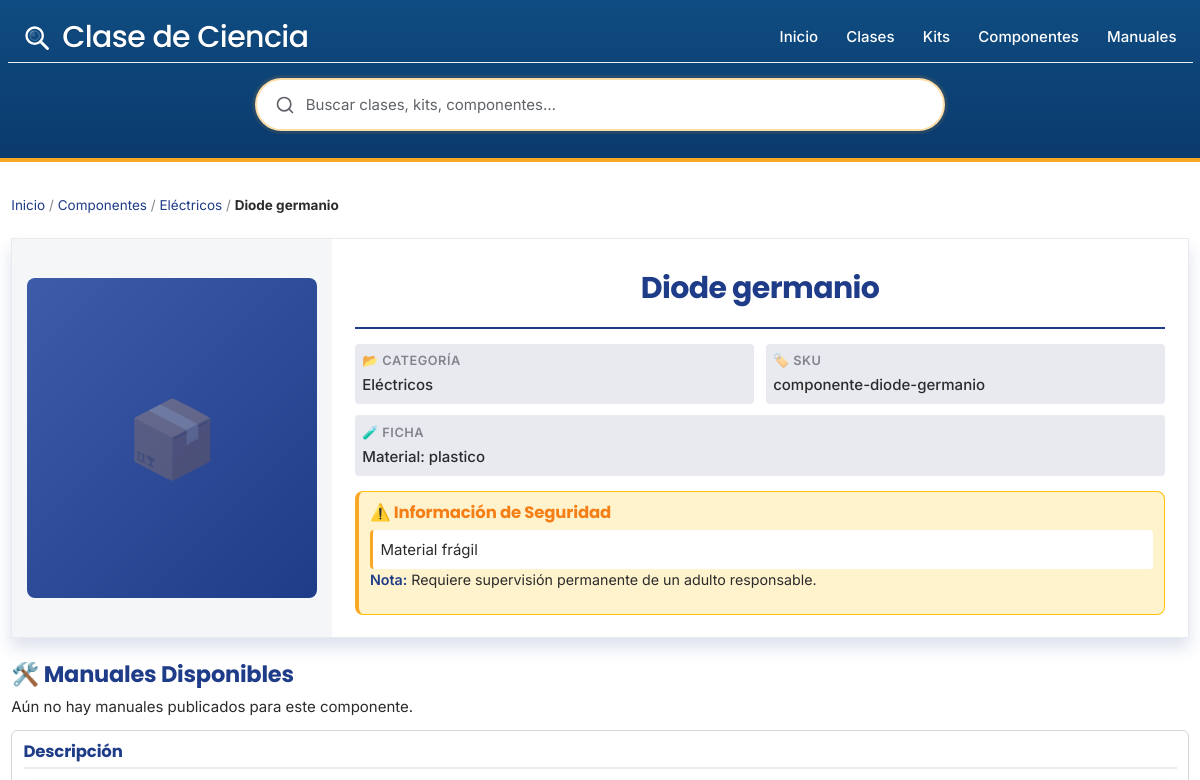
Page /componente-diode-germanio (upper part) on the earlier database version.
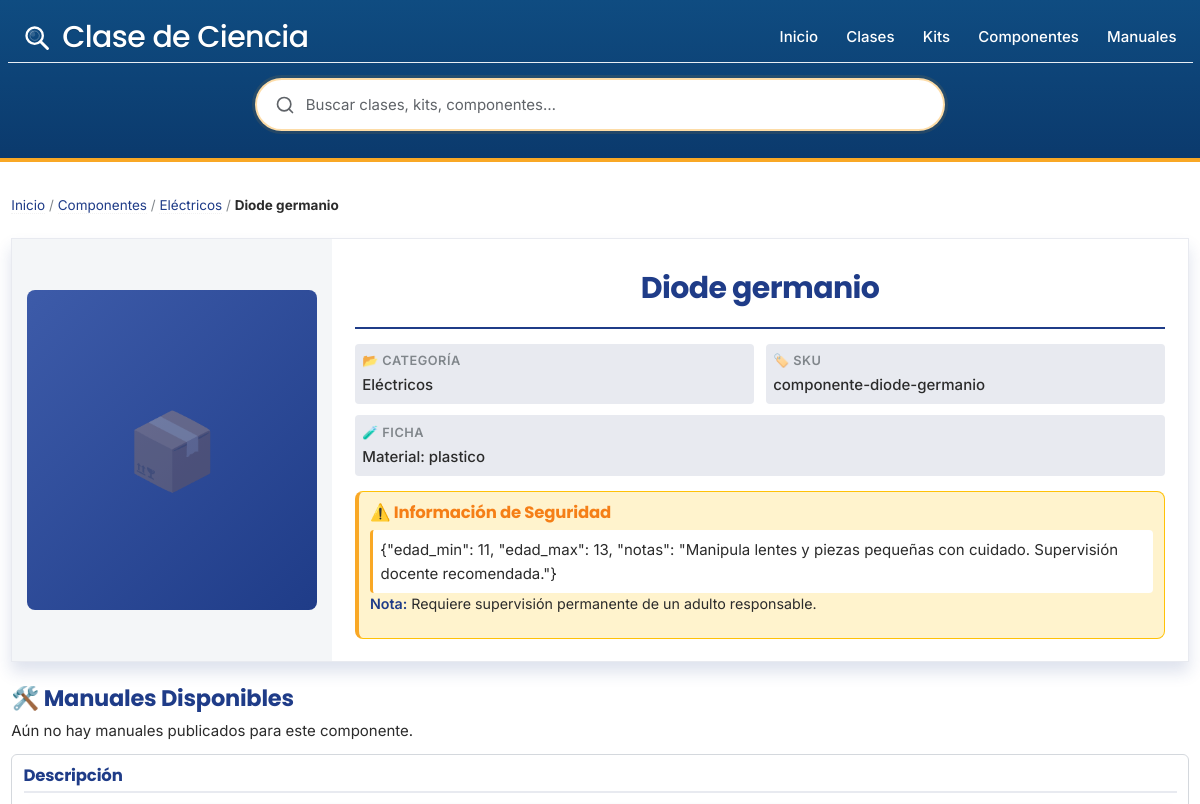
Same page on the later database version.
### tables this page shows
CREATE TABLE `kit_items` (
  `id` int(11) NOT NULL,
  `nombre_comun` varchar(160) NOT NULL,
  `slug` varchar(191) DEFAULT NULL,
  `categoria_id` int(11) DEFAULT NULL,
  `advertencias_seguridad` longtext DEFAULT NULL CHECK (json_valid(`advertencias_seguridad`)),
  `descripcion_html` mediumtext DEFAULT NULL COMMENT 'Descripción en HTML del componente',
  `foto_url` varchar(255) DEFAULT NULL COMMENT 'URL de imagen representativa',
  `unidad` varchar(32) DEFAULT NULL,
  `sku` varchar(64) DEFAULT NULL
);

CREATE TABLE `categorias_items` (
  `id` int(11) NOT NULL,
  `nombre` varchar(120) NOT NULL,
  `slug` varchar(120) NOT NULL
);

### includes/materials-functions.php (called while the page is built, shortened)
<?php
function get_material_by_slug($pdo, $slug) {
    $sql = "SELECT
                m.id,
                m.slug AS slug,
                m.nombre_comun AS common_name,
                m.advertencias_seguridad AS description,
                m.descripcion_html AS descripcion_html,
                m.foto_url AS foto_url,
                m.categoria_id,
                cm.nombre AS category_name, cm.slug AS category_slug
            FROM kit_items m
            LEFT JOIN categorias_items cm ON m.categoria_id = cm.id
            WHERE m.slug = ?";
    $stmt = $pdo->prepare($sql);
    $stmt->execute([$slug]);
    $material = $stmt->fetch(PDO::FETCH_ASSOC);
    $material['other_names_array'] = $material['other_names_array'] ?? [];
    $material['specifications_array'] = $material['specifications_array'] ?? [];
    $material['gallery_images_array'] = $material['gallery_images_array'] ?? [];
    $material['used_in_articles'] = $material['used_in_articles'] ?? [];
    return $material;
}

### includes/functions.php (called while the page is built, shortened)
<?php
function h($string) {
    return htmlspecialchars((string)$string, ENT_QUOTES, 'UTF-8');
}

### componente.php (the view, shortened to what the changed rows need)
<?php
require_once 'config.php';
require_once 'includes/functions.php';
require_once 'includes/materials-functions.php';
$slug = isset($_GET['slug']) ? trim($_GET['slug']) : '';
$material = get_material_by_slug($pdo, $slug);
include 'includes/header.php';
?>
<div class="container material-detail">
    <div class="breadcrumb">
        <a href="/">Inicio</a> /
        <a href="/componentes">Componentes</a> /
        <?php if (!empty($material['category_slug'])): ?>
            <a href="/componentes?category=<?= urlencode($material['category_slug']) ?>"><?= h($material['category_name']) ?></a> /
        <?php endif; ?>
        <strong><?= h($material['common_name']) ?></strong>
    </div>
        <div class="clase-summary-card">
            <div class="summary-content">
                <div class="summary-right">
                    <div class="summary-header">
                        <h1 class="summary-title"><?= h($material['common_name']) ?></h1>
                    </div>
                    <div class="summary-specs">
                        <div class="spec-item">
                            <span class="spec-label">📂 Categoría</span>
                            <span class="spec-value"><?= h($material['category_name']) ?></span>
                        </div>
                        <?php if (!empty($material['slug'])): ?>
                        <div class="spec-item">
                            <span class="spec-label">🏷️ SKU</span>
                            <span class="spec-value mono"><?= h($material['slug']) ?></span>
                        </div>
                        <?php endif; ?>
                    </div>
                    <?php if (!empty($material['description'])): ?>
                    <section class="safety-info summary-safety">
                        <h2 class="safety-title">⚠️ Información de Seguridad</h2>
                        <div class="safety-content">
                            <div class="safety-notes"><?= nl2br(h($material['description'])) ?></div>
                            <p class="safety-note"><strong>Nota:</strong> Requiere supervisión permanente de un adulto responsable.</p>
                        </div>
                    </section>
                    <?php endif; ?>
                </div>
            </div>
        </div>
    <section class="kit-manuals">
        <h2>🛠️ Manuales Disponibles</h2>
    </section>
    <?php if (!empty($material['descripcion_html'])): ?>
    <div class="content-section">
        <h2>Descripción</h2>
    </div>
    <?php endif; ?>
</div>
<?php include 'includes/footer.php'; ?>

Differences in the rows shown:
changed kit_items "Diode germanio": advertencias_seguridad "Material frágil" → "{\"edad_min\": 11, \"edad_max\": 13, \"notas\": \"Manipula lentes y piezas pequeñas con cuidado. Supervisión docente recomendada.\"}"
